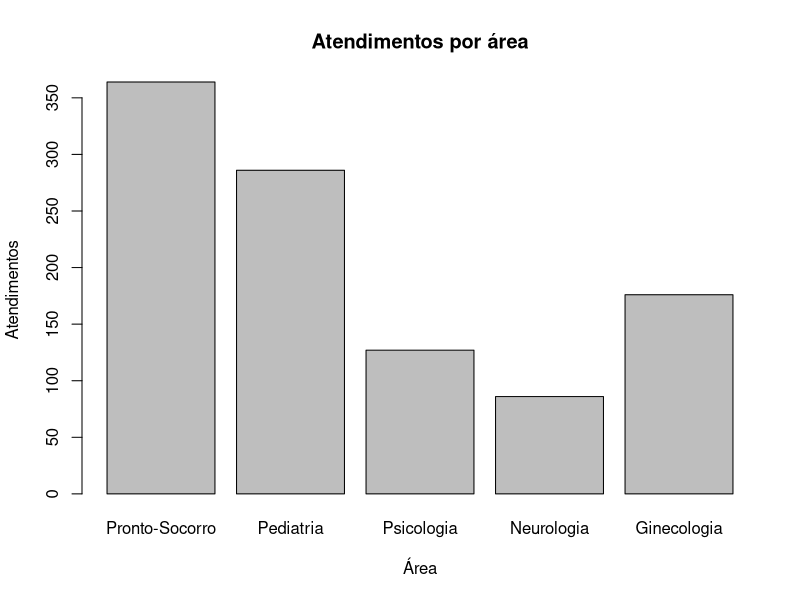

Recreate this plot in R.
# Carregue os dados da tabela em um data frame
dados <- data.frame(
  Área = c("Pronto-Socorro", "Pediatria", "Psicologia", "Neurologia", "Ginecologia"),
  Atendimentos = c(364, 286, 127, 86, 176)
)

# Crie o gráfico de barras
barplot(dados$Atendimentos, names.arg = dados$Área, xlab = "Área", ylab = "Atendimentos", main = "Atendimentos por área")
